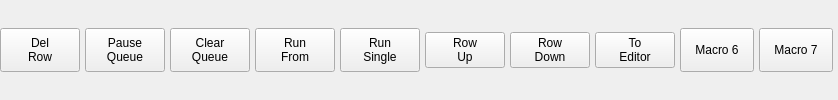
                  <widget class="QWidget" name="widget_15" native="true">
                   <layout class="QHBoxLayout" name="horizontalLayout_15">
                    <property name="spacing">
                     <number>5</number>
                    </property>
                    <property name="leftMargin">
                     <number>0</number>
                    </property>
                    <property name="topMargin">
                     <number>0</number>
                    </property>
                    <property name="rightMargin">
                     <number>5</number>
                    </property>
                    <property name="bottomMargin">
                     <number>0</number>
                    </property>
                    <item>
                     <widget class="QPushButton" name="btn_del_history_row">
                      <property name="minimumSize">
                       <size>
                        <width>44</width>
                        <height>44</height>
                       </size>
                      </property>
                      <property name="text">
                       <string>Del
Row</string>
                      </property>
                      <property name="mdiHistoryBtn" stdset="0">
                       <string/>
                      </property>
                     </widget>
                    </item>
                    <item>
                     <widget class="ActionButton" name="btn_pause_mdi">
                      <property name="minimumSize">
                       <size>
                        <width>44</width>
                        <height>44</height>
                       </size>
                      </property>
                      <property name="text">
                       <string>Pause
Queue</string>
                      </property>
                      <property name="checkable">
                       <bool>true</bool>
                      </property>
                      <property name="mdiHistoryBtn" stdset="0">
                       <string/>
                      </property>
                     </widget>
                    </item>
                    <item>
                     <widget class="QPushButton" name="btn_clear_queue">
                      <property name="minimumSize">
                       <size>
                        <width>44</width>
                        <height>44</height>
                       </size>
                      </property>
                      <property name="text">
                       <string>Clear
Queue</string>
                      </property>
                      <property name="mdiHistoryBtn" stdset="0">
                       <string/>
                      </property>
                     </widget>
                    </item>
                    <item>
                     <widget class="QPushButton" name="btn_run_from_line">
                      <property name="minimumSize">
                       <size>
                        <width>44</width>
                        <height>44</height>
                       </size>
                      </property>
                      <property name="text">
                       <string>Run
From</string>
                      </property>
                      <property name="mdiHistoryBtn" stdset="0">
                       <string/>
                      </property>
                     </widget>
                    </item>
                    <item>
                     <widget class="QPushButton" name="btn_run_line">
                      <property name="minimumSize">
                       <size>
                        <width>44</width>
                        <height>44</height>
                       </size>
                      </property>
                      <property name="text">
                       <string>Run
Single</string>
                      </property>
                      <property name="mdiHistoryBtn" stdset="0">
                       <string/>
                      </property>
                     </widget>
                    </item>
                    <item>
                     <widget class="QPushButton" name="btnMdiRowUp">
                      <property name="text">
                       <string>Row
Up</string>
                      </property>
                      <property name="mdiHistoryBtn" stdset="0">
                       <string/>
                      </property>
                     </widget>
                    </item>
                    <item>
                     <widget class="QPushButton" name="btnMdiRowDown">
                      <property name="text">
                       <string>Row
Down</string>
                      </property>
                      <property name="mdiHistoryBtn" stdset="0">
                       <string/>
                      </property>
                     </widget>
                    </item>
                    <item>
                     <widget class="QPushButton" name="btnCopyToEditor">
                      <property name="text">
                       <string>To
Editor</string>
                      </property>
                      <property name="mdiHistoryBtn" stdset="0">
                       <string/>
                      </property>
                     </widget>
                    </item>
                    <item>
                     <widget class="SubCallButton" name="subcallbutton_14">
                      <property name="minimumSize">
                       <size>
                        <width>44</width>
                        <height>44</height>
                       </size>
                      </property>
                      <property name="maximumSize">
                       <size>
                        <width>74</width>
                        <height>16777215</height>
                       </size>
                      </property>
                      <property name="text">
                       <string>Macro 6</string>
                      </property>
                      <property name="mdiMacro" stdset="0">
                       <string/>
                      </property>
                     </widget>
                    </item>
                    <item>
                     <widget class="SubCallButton" name="subcallbutton_13">
                      <property name="minimumSize">
                       <size>
                        <width>44</width>
                        <height>44</height>
                       </size>
                      </property>
                      <property name="maximumSize">
                       <size>
                        <width>74</width>
                        <height>16777215</height>
                       </size>
                      </property>
                      <property name="text">
                       <string>Macro 7</string>
                      </property>
                      <property name="mdiMacro" stdset="0">
                       <string/>
                      </property>
                     </widget>
                    </item>
                   </layout>
                  </widget>
